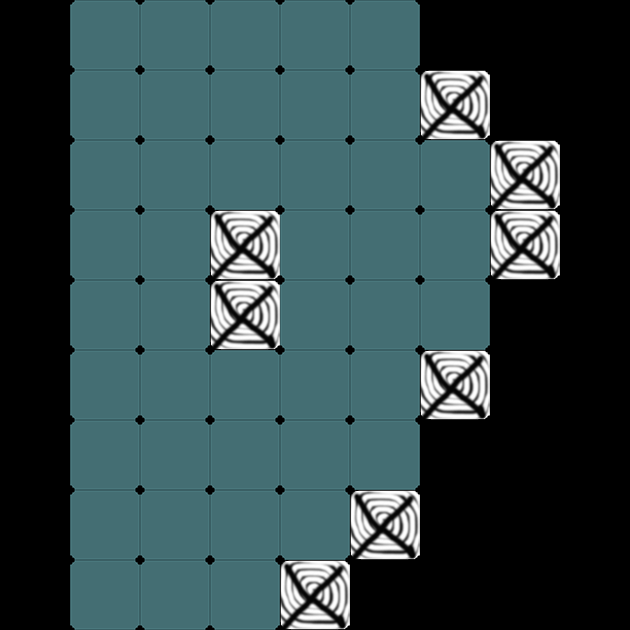

The image is a tile-based game level rendered from a .tmx file. Its description and source (layers, tilesets, objects; grid data summarised) follow:
An orthogonal 9x9 tile map with 70x70 px tiles, 1 tile layer (gridLayer), 2 hidden layers not drawn.

<map version="1.0" orientation="orthogonal" renderorder="right-down" width="9" height="9" tilewidth="70" tileheight="70">
 <tileset firstgid="1" name="sushi" tilewidth="70" tileheight="70" spacing="2" margin="2">
  <image source="../w640/sushi.png" width="722" height="218" />
 </tileset>
 <layer name="gridLayer" width="9" height="9">
  <data>[81 cells, 51 non-empty, 2 distinct tile ids]</data>
 </layer>
 <layer name="clipperLayer" width="9" height="9" visible="0">
  <data>[81 cells, 55 non-empty, 1 distinct tile ids]</data>
 </layer>
 <layer name="producerLayer" width="9" height="9" visible="0">
  <data>[81 cells, 5 non-empty, 1 distinct tile ids]</data>
 </layer>
</map>
